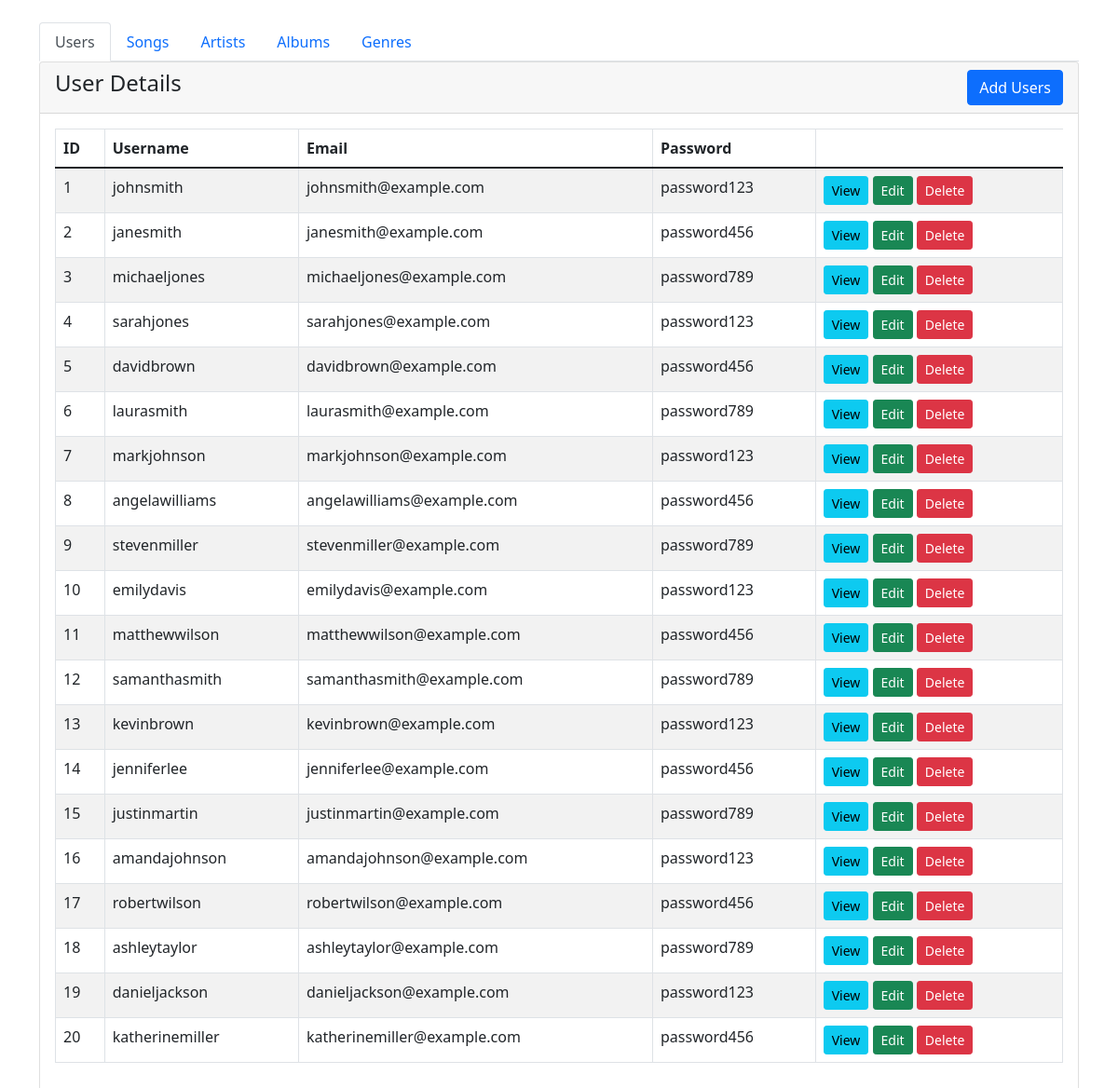
The page / on the database its author committed.
### tables this page shows
CREATE TABLE `users` (
  `id` int(11) NOT NULL,
  `username` varchar(255) NOT NULL,
  `password` varchar(255) NOT NULL,
  `email` varchar(255) NOT NULL
);

### index.php (the view, shortened to what this page needs)
<?php
    require 'dbcon.php';
?>
<!doctype html>
<html lang="en">
  <head>
    <link href="https://cdn.jsdelivr.net/npm/bootstrap@5.1.3/dist/css/bootstrap.min.css" rel="stylesheet">
</head>
<body>
    <div class="container mt-4">
        <ul class="nav nav-tabs" id="myTab">
		<li class="nav-item">
			<a class="nav-link active" data-toggle="tab" href="#users">Users</a>
		</li>
		<li class="nav-item">
			<a class="nav-link" data-toggle="tab" href="#songs">Songs</a>
		</li>
		<li class="nav-item">
			<a class="nav-link" data-toggle="tab" href="#artists">Artists</a>
		</li>
		<li class="nav-item">
			<a class="nav-link" data-toggle="tab" href="#albums">Albums</a>
		</li>
        <li class="nav-item">
			<a class="nav-link" data-toggle="tab" href="#genres">Genres</a>
		</li>
	</ul>
	<div class="tab-content">
        <div id="users" class="tab-pane fade show active">
            <div class="col-md-12">
                <div class="card">
                    <div class="card-header">
                        <h4>User Details
                            <a href="Users\user-create.php" class="btn btn-primary float-end">Add Users</a>
                        </h4>
                    </div>
                    <div class="card-body">
                        <table class="table table-bordered table-striped">
                            <thead>
                                <tr>
                                    <th>ID</th>
                                    <th>Username</th>
                                    <th>Email</th>
                                    <th>Password</th>
                                </tr>
                            </thead>
                            <tbody>
                                <?php
                                    $query = "SELECT * FROM users";
                                    $query_run = mysqli_query($con, $query);
                                    if(mysqli_num_rows($query_run) > 0)
                                    {
                                        foreach($query_run as $user)
                                        {
                                            ?>
                                            <tr>
                                                <td><?= $user['id']; ?></td>
                                                <td><?= $user['username']; ?></td>
                                                <td><?= $user['email']; ?></td>
                                                <td><?= $user['password']; ?></td>
                                                <td>
                                                    <a href="Users\user-view.php?id=<?= $user['id']; ?>" class="btn btn-info btn-sm">View</a>
                                                    <a href="Users\user-edit.php?id=<?= $user['id']; ?>" class="btn btn-success btn-sm">Edit</a>
                                                    <form action="Users\code.php" method="POST" class="d-inline">
                                                        <button type="submit" name="delete_user" value="<?=$user['id'];?>" class="btn btn-danger btn-sm">Delete</button>
                                                    </form>
                                                </td>
                                            </tr>
                                            <?php
                                        }
                                    }
                                    else
                                    {
                                        echo "<h5> No Record Found </h5>";
                                    }
                                ?>
                            </tbody>
                        </table>
                    </div>
                </div>
            </div>
        </div>
</div>
    </div>
</body>
</html>

### rows shown on the page
users: id "1", username "johnsmith", email "johnsmith@example.com", password "password123"
users: id "2", username "janesmith", email "janesmith@example.com", password "password456"
users: id "3", username "michaeljones", email "michaeljones@example.com", password "password789"
users: id "4", username "sarahjones", email "sarahjones@example.com", password "password123"
users: id "5", username "davidbrown", email "davidbrown@example.com", password "password456"
users: id "6", username "laurasmith", email "laurasmith@example.com", password "password789"
users: id "7", username "markjohnson", email "markjohnson@example.com", password "password123"
users: id "8", username "angelawilliams", email "angelawilliams@example.com", password "password456"
users: id "9", username "stevenmiller", email "stevenmiller@example.com", password "password789"
users: id "10", username "emilydavis", email "emilydavis@example.com", password "password123"
users: id "11", username "matthewwilson", email "matthewwilson@example.com", password "password456"
users: id "12", username "samanthasmith", email "samanthasmith@example.com", password "password789"
users: id "13", username "kevinbrown", email "kevinbrown@example.com", password "password123"
users: id "14", username "jenniferlee", email "jenniferlee@example.com", password "password456"
users: id "15", username "justinmartin", email "justinmartin@example.com", password "password789"
users: id "16", username "amandajohnson", email "amandajohnson@example.com", password "password123"
users: id "17", username "robertwilson", email "robertwilson@example.com", password "password456"
users: id "18", username "ashleytaylor", email "ashleytaylor@example.com", password "password789"
users: id "19", username "danieljackson", email "danieljackson@example.com", password "password123"
users: id "20", username "katherinemiller", email "katherinemiller@example.com", password "password456"
